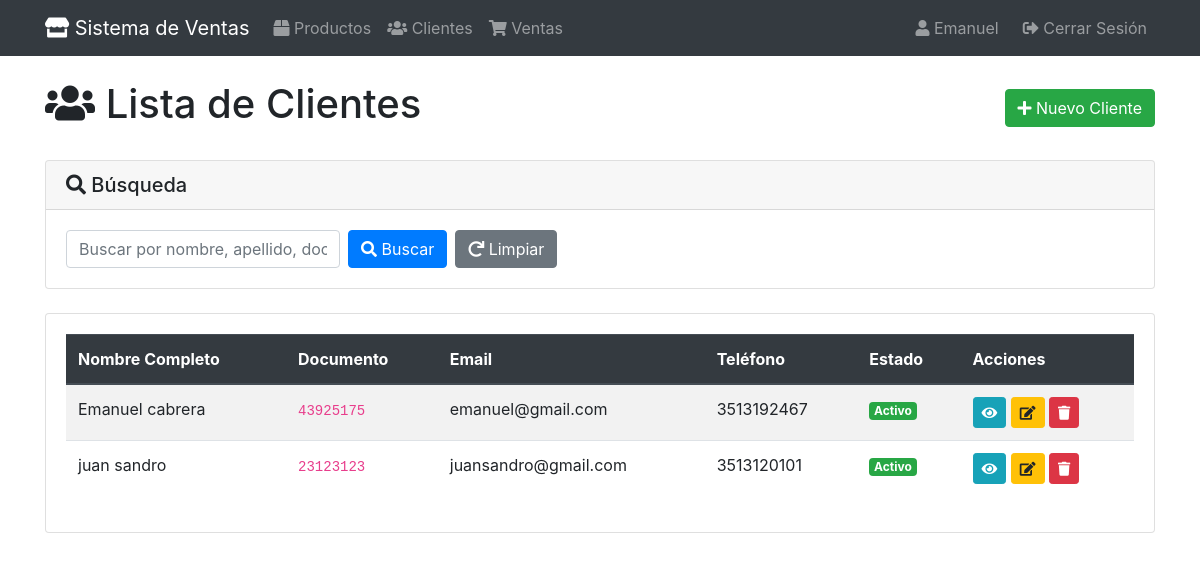
Page /clientes/ (signed in) on the earlier database version.
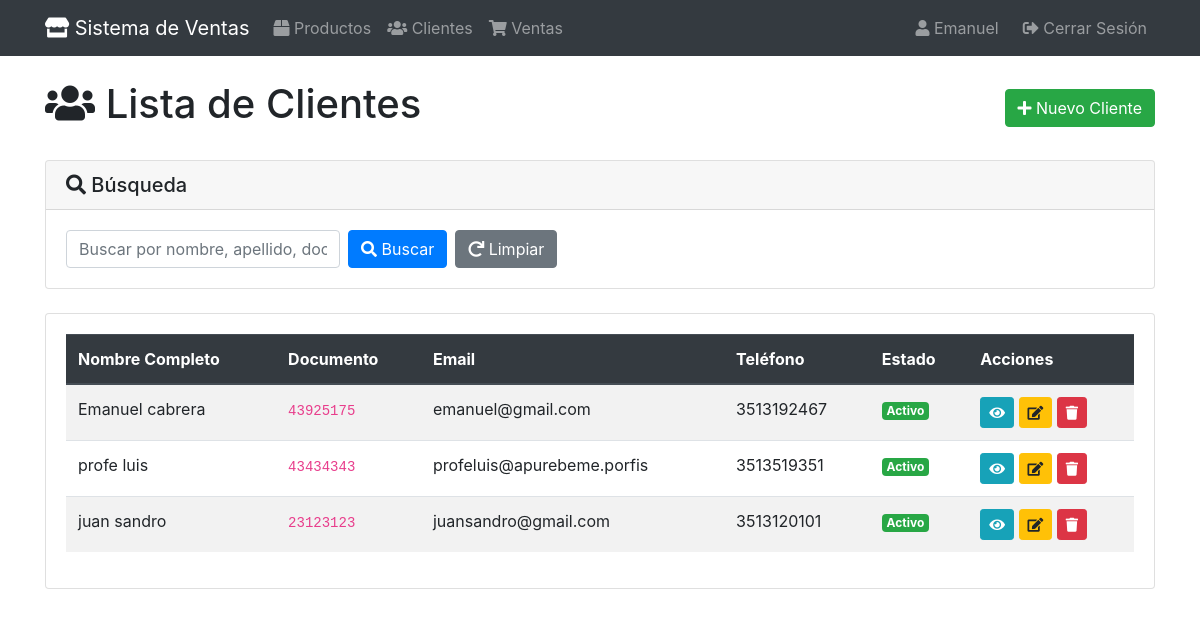
Same page on the later database version.
### apps/clientes/models.py (models this page shows, shortened)
class Cliente(models.Model):
    nombre = models.CharField(max_length=100, verbose_name="nombre")
    apellido = models.CharField(max_length=100, verbose_name="apellido")
    numero_documento = models.CharField(
        max_length=20,
        unique=True,
        verbose_name="nuemro de dni",
        validators= [
            RegexValidator(
                regex='^\d{7,8}$',
                message="El numero de documento solo deben ser numeros"
            )
        ]
    )
    email = models.EmailField(verbose_name= "Correo Electronico", blank=True)
    telefono = models.CharField(
        max_length=15,
        verbose_name="Telefono",
        validators=[
            RegexValidator(
                regex='^[0-9+()-]+$',
                message="El telefono solo puede contener numeros y los siguientes caracteres: +, -, ( ,"
            )
        ]
    )
    direccion = models.TextField(verbose_name="Direccion", blank=True)
    activo = models.BooleanField(default=True, verbose_name="activo")
    creado = models.DateTimeField(auto_now_add=True, verbose_name="creado")
    actualizado = models.DateTimeField(auto_now=True)
    class Meta:
        verbose_name = "Cliente"
        verbose_name_plural = "Clientes"
        ordering = ["apellido", "nombre"]
        indexes = [
            models.Index(fields=["apellido","nombre"]),
            models.Index(fields=["numero_documento"]),
        ]
    @property
    def nombre_completo(self):
        return f"{self.nombre} {self.apellido}"

### apps/clientes/views.py (the view, shortened to what this page needs)
# urls.py: path('', views.ClienteListView.as_view(), name='lista'),
class ClienteListView(VentasGroupRequiredMixin, ListView):
    model = Cliente
    template_name = "clientes/cliente_list.html"
    context_object_name = "clientes"
    paginate_by = 10
    def get_queryset(self):
        queryset = super().get_queryset()
        busqueda = self.request.GET.get("busqueda")
        return queryset

### apps/core/mixins.py (called while the page is built)
    def test_func(self):
        if self.group_required is None:
            return True
        if not self.request.user.is_authenticated:
            return False
        if self.request.user.is_superuser or self.request.user.groups.filter(name='administradores').exists():
            return True
        return self.request.user.groups.filter(name=self.group_required).exists()

### apps/clientes/templates/clientes/cliente_list.html (shortened to what this page needs)
{% extends 'base.html' %}
{% block content %}
<div class="d-flex justify-content-between align-items-center mb-4">
    <h1><i class="fas fa-users"></i> Lista de Clientes</h1>
    <a href="{% url 'clientes:crear' %}" class="btn btn-success">
        <i class="fas fa-plus"></i> Nuevo Cliente
    </a>
</div>
<div class="card mb-4">
    <div class="card-header">
        <h5 class="mb-0"><i class="fas fa-search"></i> Búsqueda</h5>
    </div>
    <div class="card-body">
        <form method="get" class="form-inline">
            <input type="text" name="busqueda" class="form-control mr-2"
                   placeholder="Buscar por nombre, apellido, documento o email..."
                   value="{{ request.GET.busqueda }}">
            <button type="submit" class="btn btn-primary">
                <i class="fas fa-search"></i> Buscar
            </button>
            <a href="{% url 'clientes:lista' %}" class="btn btn-secondary ml-2">
                <i class="fas fa-redo"></i> Limpiar
            </a>
        </form>
    </div>
</div>
<div class="card">
    <div class="card-body">
        {% if clientes %}
            <div class="table-responsive">
                <table class="table table-striped table-hover">
                    <thead class="thead-dark">
                        <tr>
                            <th>Nombre Completo</th>
                            <th>Documento</th>
                            <th>Email</th>
                            <th>Teléfono</th>
                            <th>Estado</th>
                            <th>Acciones</th>
                        </tr>
                    </thead>
                    <tbody>
                        {% for cliente in clientes %}
                        <tr>
                            <td>{{ cliente.nombre_completo }}</td>
                            <td><code>{{ cliente.numero_documento }}</code></td>
                            <td>{{ cliente.email|default:"-" }}</td>
                            <td>{{ cliente.telefono|default:"-" }}</td>
                            <td>
                                {% if cliente.activo %}
                                    <span class="badge badge-success">Activo</span>
                                {% else %}
                                    <span class="badge badge-secondary">Inactivo</span>
                                {% endif %}
                            </td>
                            <td>
                                <a href="{% url 'clientes:detalle' cliente.pk %}" class="btn btn-sm btn-info" title="Ver">
                                    <i class="fas fa-eye"></i>
                                </a>
                                <a href="{% url 'clientes:editar' cliente.pk %}" class="btn btn-sm btn-warning" title="Editar">
                                    <i class="fas fa-edit"></i>
                                </a>
                                <a href="{% url 'clientes:eliminar' cliente.pk %}" class="btn btn-sm btn-danger" title="Eliminar">
                                    <i class="fas fa-trash"></i>
                                </a>
                            </td>
                        </tr>
                        {% endfor %}
                    </tbody>
                </table>
            </div>
        {% endif %}
    </div>
</div>
{% endblock %}

Differences in the rows shown:
added Cliente: nombre_completo "profe luis", numero_documento "43434343", email "profeluis@apurebeme.porfis", telefono "3513519351", activo "Activo"
